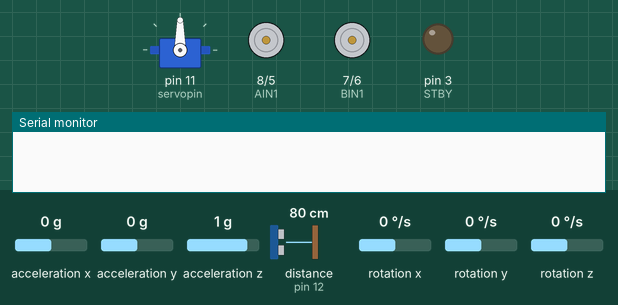
The sketch below on a simulated Arduino Uno, built with avr-gcc and run on an emulated ATmega328P. On the bench: servo, direction and speed pins drawn as motors (green arrow = direction pin HIGH = forward, orange = LOW = backward, longer = more drive, stopped while the standby pin is LOW), output pins drawn as LEDs (lit = HIGH), the last lines printed to the serial monitor. Wiring (inferred from the names in the program): MPU-9250 motion sensor at I2C address 0x68. The inputs (shaded band) are chosen by the test bench; at power-on: acceleration x 0 g, acceleration y 0 g, acceleration z 1 g, distance to the obstacle (sensor on pin 12) 80 cm, rotation x 0 °/s, rotation y 0 °/s, rotation z 0 °/s. The echo pulse lasts 58.3 µs per cm. At 2.6 s the program stops and its outputs stay as they are.

Above: at 0.1 s.
At 2.6 s:
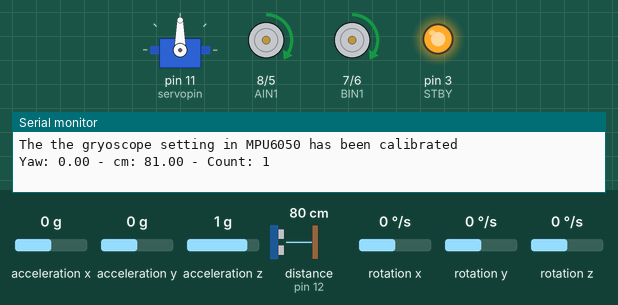
Timing chart, 0 to 4.1 s (numbered marks = the images above):
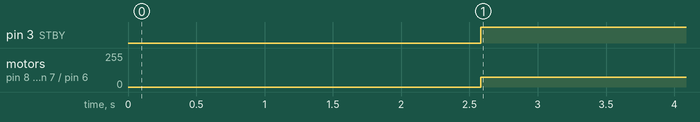

The sketch:

task2.ino
```cpp
#include <NewPing.h>
#include <Servo.h>
#include <Wire.h>

/*****MPU9250*****/
const int MPU = 0x68; // MPU6050 I2C address
float AccX, AccY, AccZ; //linear acceleration
float GyroX, GyroY, GyroZ; //angular velocity
float accAngleX, accAngleY, gyroAngleX, gyroAngleY, gyroAngleZ; //used in void loop()
float roll, pitch, yaw;
float AccErrorX, AccErrorY, GyroErrorX, GyroErrorY, GyroErrorZ;
float elapsedTime, currentTime, previousTime;
int c = 0;

float AngleRoll, AnglePitch;
float RateRoll, RatePitch, RateYaw;

float RateCalibrationRoll,RateCalibrationPitch, RateCalibrationYaw;
int RateCalibrationNumber;

float angle;

/*****Kalman Filter*****/
float KalmanAngleRoll = 0, KalmanUncertaintyAngleRoll = 2*2;          //Define the predicted angles and the uncertainties
float KalmanAnglePitch = 0, KalmanUncertaintyAnglePitch = 2*2;

float Kalman1DOutput[] = {0,0};         //Initialize the output of the filter {angle prediction, prediction undertainty}


/*****Servo*****/
Servo myServo;

int servopin = 11;
int initpos = 90;

/*****Define ultrasonic sensor pins*****/
#define trigger 13
#define echo 12
#define max_distance 200

float cm;

NewPing sonar(trigger,echo,max_distance);

//Create the function that calculates the predicted angle and uncertainty using the Kalman equations
void kalman_1d(float KalmanState, float KalmanUncertainty, float KalmanInput, float KalmanMeasurement){
  KalmanState = KalmanState + 0.004 * KalmanInput;
  KalmanUncertainty = KalmanUncertainty + 0.004 * 0.008 * 4 * 4;

  float KalmanGain = KalmanUncertainty * 1/(1*KalmanUncertainty + 3 * 3);
  KalmanState = KalmanState + KalmanGain * (KalmanMeasurement - KalmanState);
  KalmanUncertainty = (1-KalmanGain)*KalmanUncertainty;

  Kalman1DOutput[0] = KalmanState;          //Kalman filter output
  Kalman1DOutput[1] = KalmanUncertainty;
}

/*****Define pins used by motor driver*****/
#define PWMA 5
#define PWMB 6
#define STBY 3
#define AIN1 8
#define BIN1 7

/*****Motion objects*****/
void forward(){
  digitalWrite(STBY,HIGH);
  digitalWrite(AIN1,HIGH);
  digitalWrite(BIN1,HIGH);
  analogWrite(PWMA, 75);
  analogWrite(PWMB, 75);
}

void backward(){
  digitalWrite(STBY,HIGH);
  digitalWrite(AIN1,LOW);
  digitalWrite(BIN1,LOW);
  analogWrite(PWMA, 50);
  analogWrite(PWMB, 50);
}

void stop(){
  digitalWrite(STBY,LOW);
}

void turnRight(){
  digitalWrite(STBY,HIGH);
  digitalWrite(AIN1,HIGH);
  digitalWrite(BIN1,LOW);
  analogWrite(PWMA, 50);
  analogWrite(PWMB, 50);
}

void turnLeft(){
  digitalWrite(STBY,HIGH);
  digitalWrite(AIN1,LOW);
  digitalWrite(BIN1,HIGH);
  analogWrite(PWMA, 50);
  analogWrite(PWMB, 50);
}

/*****MAIN PROGRAM*****/
void setup() {
  // put your setup code here, to run once:
  Serial.begin(115200);

  /*****Initialize motor*****/
  pinMode(PWMA,OUTPUT);
  pinMode(PWMB,OUTPUT);
  pinMode(AIN1,OUTPUT);
  pinMode(BIN1,OUTPUT);
  pinMode(STBY,OUTPUT);

  /*****Initialize servo*****/
  myServo.attach(servopin);
  myServo.write(initpos);

  Wire.begin();                      // Initialize comunication
  Wire.beginTransmission(MPU);       // Start communication with MPU6050 // MPU=0x68
  Wire.write(0x6B);                  // Talk to the register 6B
  Wire.write(0x00);                  // Make reset - place a 0 into the 6B register
  Wire.endTransmission(true);        //end the transmission
  // Call this function if you need to get the IMU error values for your module
  calculateError();
  delay(20);

  for(RateCalibrationNumber = 0;
      RateCalibrationNumber < 2000;
      RateCalibrationNumber++){
    RateCalibrationRoll += RateRoll;
    RateCalibrationPitch += RatePitch;
    RateCalibrationYaw += RateYaw;
    delay(1);
  }
  RateCalibrationRoll /= 2000;
  RateCalibrationPitch /= 2000;
  RateCalibrationYaw /= 2000;

  currentTime = micros();
}

int count = 1;

void loop() {
  // put your main code here, to run repeatedly:
  // === Read accelerometer (on the MPU6050) data === //
  readAcceleration();
  // Calculating Roll and Pitch from the accelerometer data
  accAngleX = (atan(AccY / sqrt(pow(AccX, 2) + pow(AccZ, 2))) * 180 / PI) - AccErrorX; //AccErrorX is calculated in the calculateError() function
  accAngleY = (atan(-1 * AccX / sqrt(pow(AccY, 2) + pow(AccZ, 2))) * 180 / PI) - AccErrorY;

  // === Read gyroscope (on the MPU6050) data === //
  previousTime = currentTime;
  currentTime = micros();
  elapsedTime = (currentTime - previousTime) / 1000000; // Divide by 1000 to get seconds
  readGyro();
  // Correct the outputs with the calculated error values
  GyroX -= GyroErrorX; //GyroErrorX is calculated in the calculateError() function
  GyroY -= GyroErrorY;
  GyroZ -= GyroErrorZ;
  // Currently the raw values are in degrees per seconds, deg/s, so we need to multiply by sendonds (s) to get the angle in degrees
  gyroAngleX += GyroX * elapsedTime; // deg/s * s = deg
  gyroAngleY += GyroY * elapsedTime;
  yaw += GyroZ * elapsedTime;
  //combine accelerometer- and gyro-estimated angle values. 0.96 and 0.04 values are determined through trial and error by other people
  roll = 0.96 * gyroAngleX + 0.04 * accAngleX;
  pitch = 0.96 * gyroAngleY + 0.04 * accAngleY;
  angle = yaw; //if you mounted MPU6050 in a different orientation to me, angle may not = roll. It can roll, pitch, yaw or minus version of the three
  //for me, turning right reduces angle. Turning left increases angle.

  //Start the iteration for the Kalman filter with the roll and pitch angles
  kalman_1d(KalmanAngleRoll, KalmanUncertaintyAngleRoll, RateRoll, AngleRoll);
  KalmanAngleRoll = Kalman1DOutput[0]+0.005;
  KalmanUncertaintyAngleRoll = Kalman1DOutput[1];

  kalman_1d(KalmanAnglePitch, KalmanUncertaintyAnglePitch, RatePitch, AnglePitch);
  KalmanAnglePitch = Kalman1DOutput[0];
  KalmanUncertaintyAnglePitch = Kalman1DOutput[1];

  Serial.print("Yaw: ");
  Serial.print(yaw);

  cm = sonar.ping_cm();
  Serial.print(" - cm: ");
  Serial.print(cm);

  Serial.print(" - Count: ");
  Serial.println(count);

  switch (count){
    case 1:   // p0 to p1
      while (cm >= 15){
        forward();
      }
      stop();
      turnRight();
      count = 2;
      break;

//    case 2:   //turn right
//      if (yaw >= -90){
//        turnRight();
//      }
//      else if (cm < -90){
//        stop();
//        count = 3;
//      }
//    case 3:   //p1 to p2
//      if (cm >= 15){
//        forward();
//      }
//      else if (cm < 15){
//        stop();
//        count = 4;
//      }
//    case 4:   //turn left
//      if (yaw <= 90){
//        turnLeft();
//      }
//      else if (yaw > 90){
//        stop();
//        count = 5;
//      }
//    case 5:   //p2 to p3
//      if (cm >= 15){
//        forward();
//      }
//      else if (cm < 15){
//        stop();
//      }
  }


}

void calculateError() {
  //When this function is called, ensure the car is stationary. See Step 2 for more info

  // Read accelerometer values 200 times
  c = 0;
  while (c < 200) {
    readAcceleration();
    // Sum all readings
    AccErrorX += (atan((AccY) / sqrt(pow((AccX), 2) + pow((AccZ), 2))) * 180 / PI);
    AccErrorY += (atan(-1 * (AccX) / sqrt(pow((AccY), 2) + pow((AccZ), 2))) * 180 / PI);
    c++;
  }
  //Divide the sum by 200 to get the error value, since expected value of reading is zero
  AccErrorX = AccErrorX / 200;
  AccErrorY = AccErrorY / 200;
  c = 0;

  // Read gyro values 200 times
  while (c < 200) {
    readGyro();
    // Sum all readings
    GyroErrorX += GyroX;
    GyroErrorY += GyroY;
    GyroErrorZ += GyroZ;
    c++;
  }
  //Divide the sum by 200 to get the error value
  GyroErrorX = GyroErrorX / 200;
  GyroErrorY = GyroErrorY / 200;
  GyroErrorZ = GyroErrorZ / 200;
  Serial.println("The the gryoscope setting in MPU6050 has been calibrated");
}

void readAcceleration() {
  Wire.beginTransmission(MPU);
  Wire.write(0x3B); // Start with register 0x3B (ACCEL_XOUT_H)
  Wire.endTransmission(false);
  Wire.requestFrom(MPU, 6, true); // Read 6 registers total, each axis value is stored in 2 registers
  //For a range of +-2g, we need to divide the raw values by 16384, according to the MPU6050 datasheet
  AccX = (Wire.read() << 8 | Wire.read()) / 16384.0; // X-axis value
  AccY = (Wire.read() << 8 | Wire.read()) / 16384.0; // Y-axis value
  AccZ = (Wire.read() << 8 | Wire.read()) / 16384.0; // Z-axis value
}

void readGyro() {
  Wire.beginTransmission(MPU);
  Wire.write(0x43);
  Wire.endTransmission(false);
  Wire.requestFrom(MPU, 6, true);
  GyroX = (Wire.read() << 8 | Wire.read()) / 131.0;
  GyroY = (Wire.read() << 8 | Wire.read()) / 131.0;
  GyroZ = (Wire.read() << 8 | Wire.read()) / 131.0;
}
```

Measured:
- by itself, pin 3 (STBY): LOW → HIGH at 2.6 s
- by itself, motor on pin 8 (AIN1) / pin 5 (PWMA), motor on pin 7 (BIN1) / pin 6 (PWMB): stopped → forward 75/255 at 2.6 s
